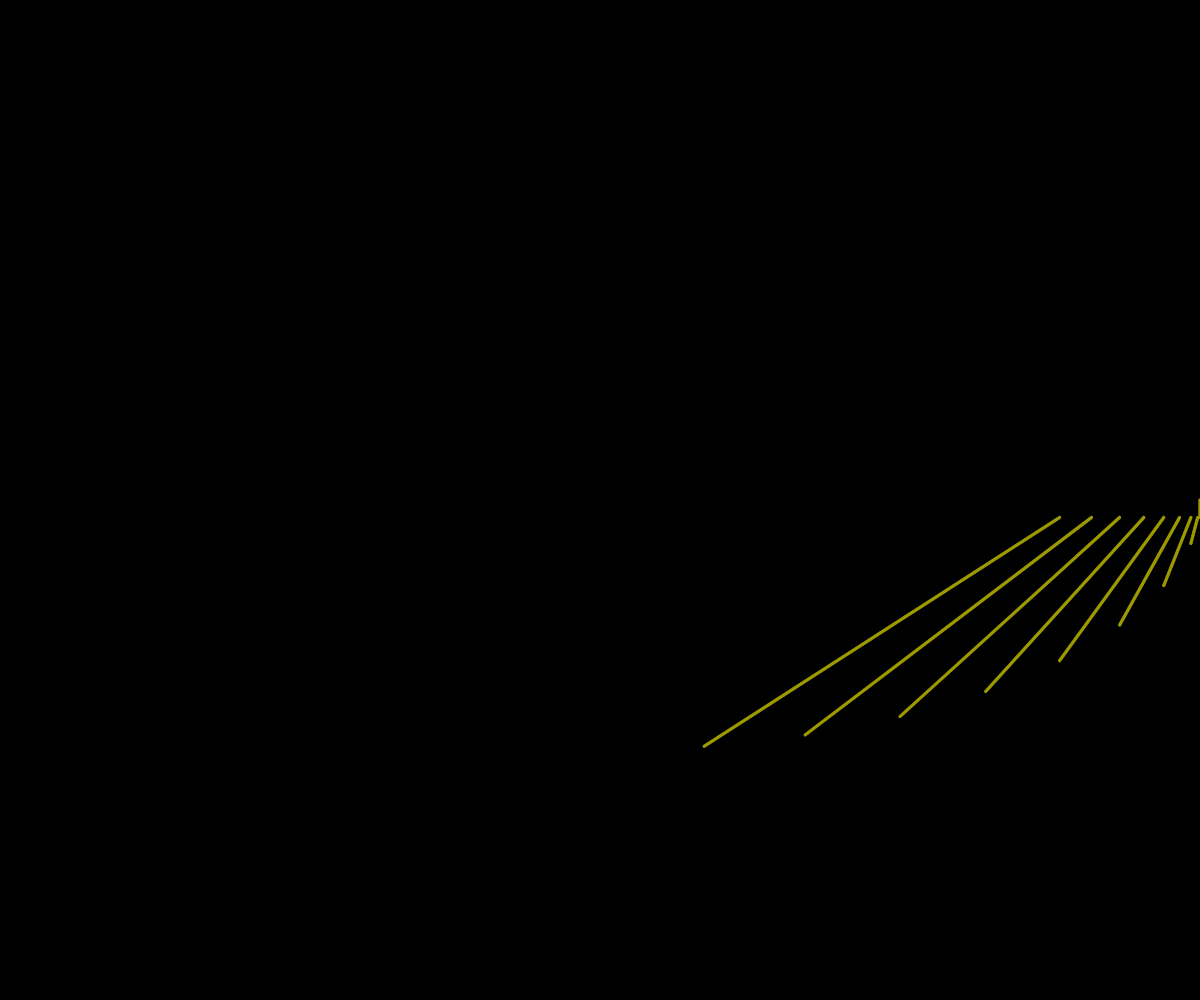
Frame 1 (no input)
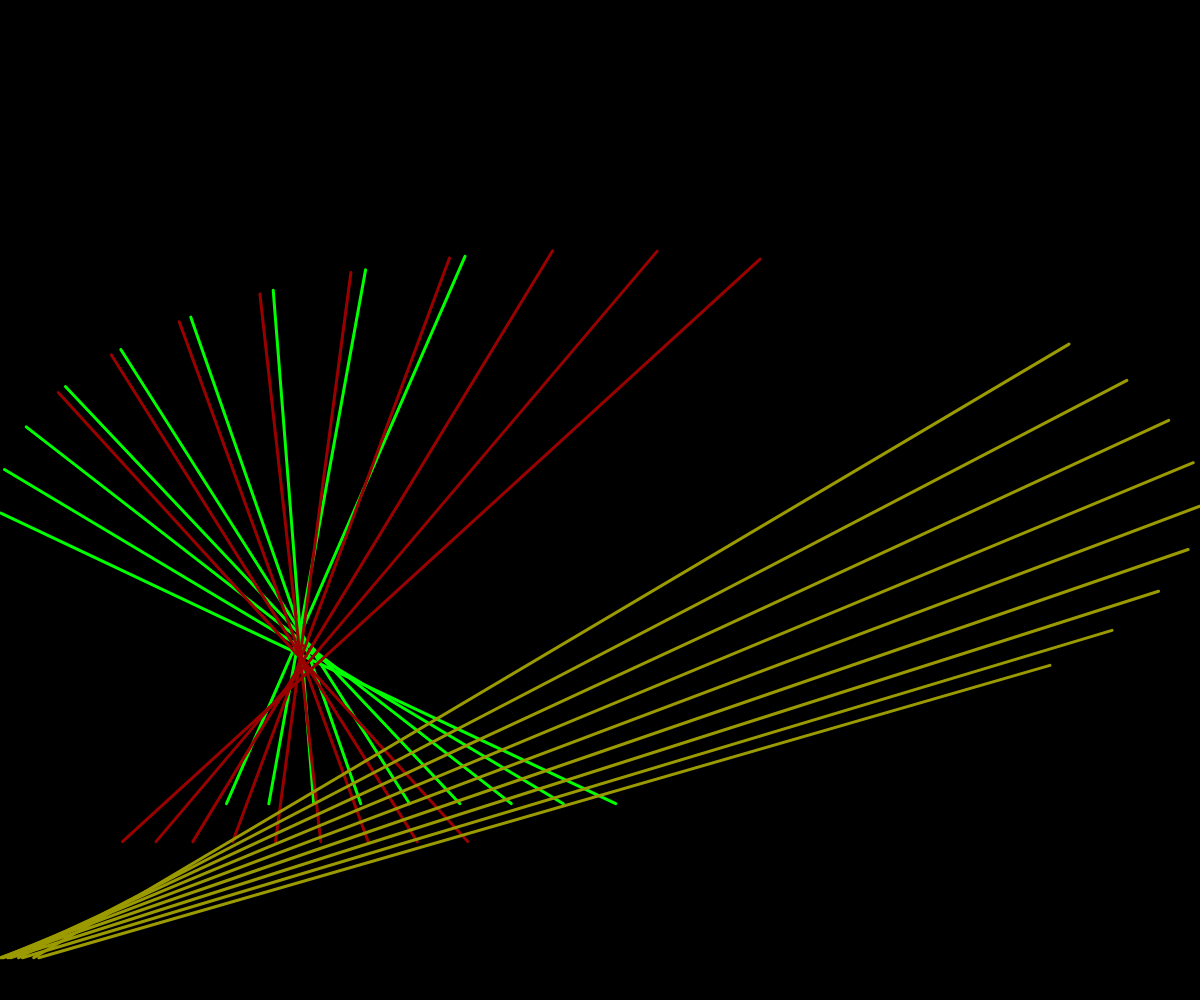
Frame 60 (no input)
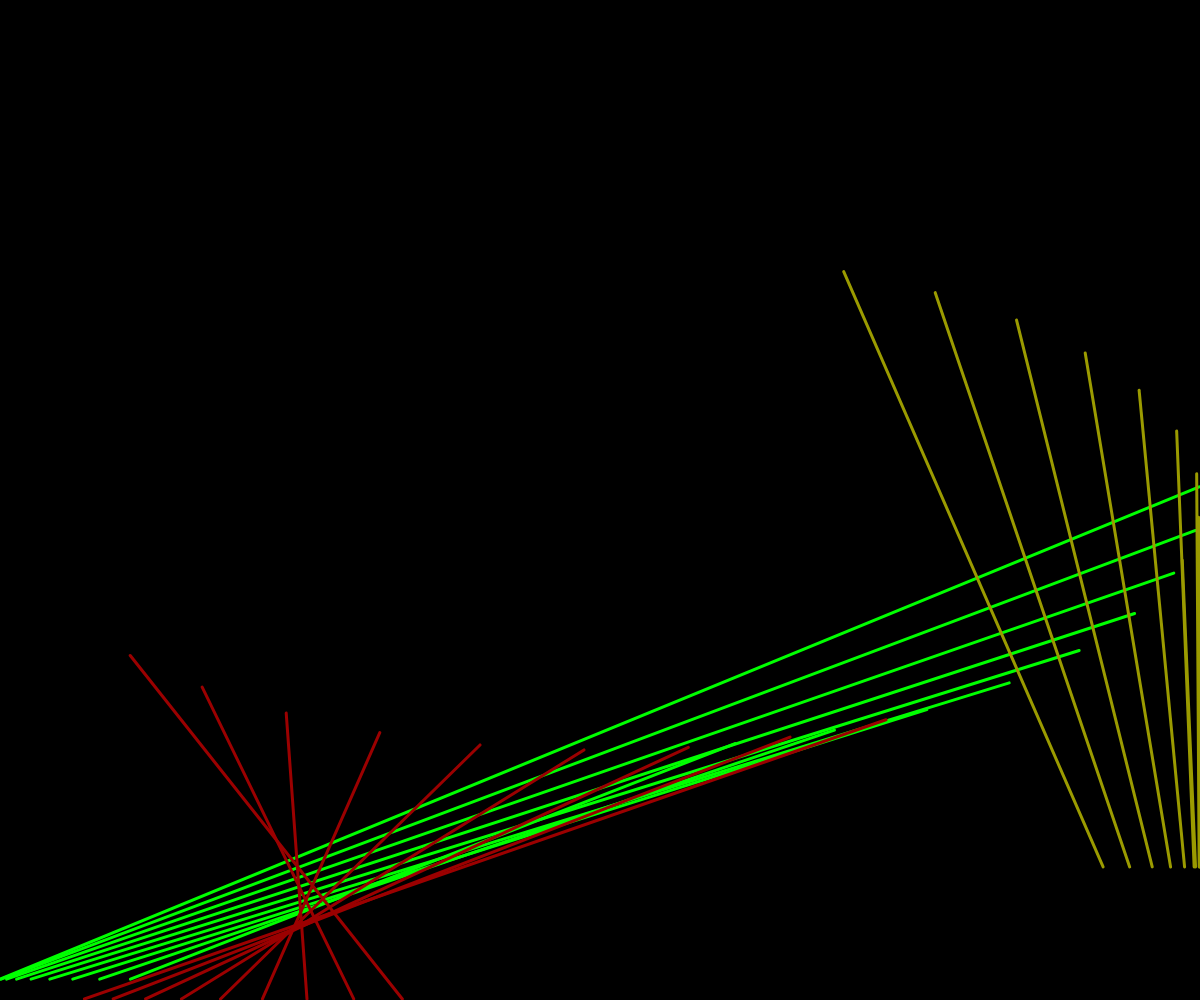
Frame 120 (the mouse pressed at the canvas centre since frame 60)

The p5.js sketch that drew these frames (run headless with seeded random() and noise() and a simulated clock; from frame 60 on, the mouse is pressed at the canvas centre):

// p5.js sketch
// ── sketch.js
/* 

    x = cos  t 
    y = sin  t 

form a parametric representation of the unit circle.
 
These dancing lines are made by plotting points in sine and cosine space (t)
around a unit circle.  the frequency and amplitude of are being modified,
like this sin(t*frequency)*amplitude). 
Changes to the amplitude change the length of the line in the canvas. 
Changes in frequency can make the lines more or less vertical. 
Each group of colored lines are incremented differently (and some randomly) 
so they are out of phase. If they were in phase they would sit on top of each
other and you could only see the last set drawn. 12 year old me would say it
looks a lot like the 80s arcade game QIX. But now I see these type of
visualizations were pioneered in the 60s by John Whitney.

*/


let t=0;// controls green
let t1= 0;// controls red
let t2 =0;// controls yellow

function setup() {
  createCanvas(windowWidth, windowHeight);
  pixelDensity(1);
  background(0);
  angleMode(DEGREES);
}

function draw() {
  background(0);
  translate(width/2,height/2); // need to position 0 to the center of the canvas
  strokeWeight(3);
  stroke(0,255,0);
  
  for (let i = 0;i<9;i++){  // number of green lines
  line(getx(t+i),gety(t+i),getx1(t+i),gety1(t+1));
  }
  
  for (let i = 0;i<9;i++){ // number of red lines
  stroke(155,0,0);
  line(getx(t1+i),gety(t1+i),getx1(t1+i),gety1(t1+1));
  }
  
  for (let i = 0;i<9;i++){ // number of yellow lines
  stroke(155,155,0);
  line(getx(t2+i),gety(t2+i),getx1(t2+i),gety1(t2+1));
  }
  
  // if t and t1 increment at the same rate they will be in phase and on top of one another
  t+=0.3; // controls the green movement through sin and cos space, phase shift
  //t1+=0.5; // controls the red movement through sin and cos space, phase shift
  t1+=(random(0.2,0.5));  // red movement random phase shift
  t2+=(random(0.4,0.7));  // yellow movement random phase shift
}

// functions get four points of the line 
// sin(angle*frequency)*amplitude)   
// if three of the frequencies are the same you have vertical lines
// or if you have two pairs of frequences that are the same you get vertical lines

// having the amplititued the same for all you can really see an implied circle
// changing one will lead to more elliptical 

function getx(t){
  return cos(t*10)*width/2;
   
}


function gety(t){
  return sin(t*10)*height/4; 
  
}



function getx1(t){
  return cos(t*5)*width/2;
  
}


function gety1(t){
  return sin(t*2)*height/2; 
  //return cos(t*1)*height/2;
}
